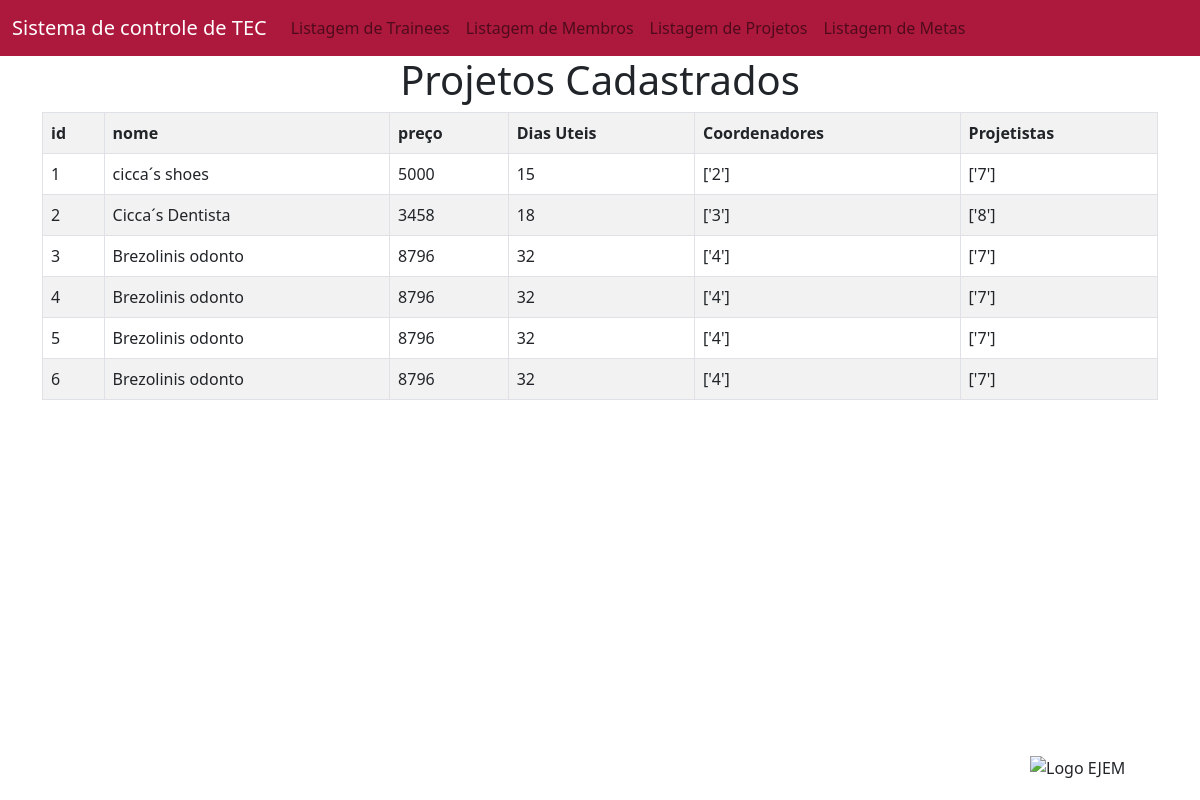
The app's page /projetos/ with its own data.
### app_Case_4/models.py (models this page shows)
class Projeto(models.Model):
    id_projeto = models.AutoField(primary_key=True)
    nome = models.TextField(max_length=255)
    preco = models.IntegerField()
    dias = models.IntegerField()
    coordenadores = models.JSONField(default=list)# precisa são
    projetistas = models.JSONField(default=list)

### app_Case_4/views.py (the view)
# urls.py: path('projetos/', views.projetos, name = 'listagem_projetos'),
def projetos(request):
    projetos = {
    'projetos': Projeto.objects.all()
    }
    return render(request, 'usuarios/projetos.html', projetos,)

### app_Case_4/templates/usuarios/projetos.html (shortened to what this page needs)
{% extends "usuarios/base.html" %}
{% block conteudo %}
<h1 class= "text-center">Projetos Cadastrados</h1>
  <body>
    <div class="container">
        <table class="table table-bordered table-striped">
            <tr>
                <th>id</th>
                <th>nome</th>
                <th>preço</th>
                <th>Dias Uteis</th>
                <th>Coordenadores</th>
                <th>Projetistas</th>
            </tr>
            {% for projeto in projetos%}
            <tr>
                <td>{{projeto.id_projeto}}</td>
                <td>{{projeto.nome}}</td>
                <td>{{projeto.preco}}</td>
                <td>{{projeto.dias}}</td>
                <td>{{projeto.coordenadores}}</td>
                <td>{{projeto.projetistas}}</td>
            </tr>
            {% endfor%}
        </table>
    </div>
    <img src="https://www.ejemackenzie.com.br/wp-content/uploads/2022/10/cropped-logovermelho.png"
     alt="Logo EJEM"
     class="logo-ejem">
{% endblock%}

### app_Case_4/templates/usuarios/projetos.html (style rules this page uses)
.logo-ejem { position: fixed; bottom: 20px; right: 20px; width: 150px; height: auto; z-index: 1000; }

### records on screen
Projeto: id_projeto "1", nome "cicca´s shoes", preco "5000", dias "15", coordenadores "['2']", projetistas "['7']"
Projeto: id_projeto "2", nome "Cicca´s Dentista", preco "3458", dias "18", coordenadores "['3']", projetistas "['8']"
Projeto: id_projeto "3", nome "Brezolinis odonto", preco "8796", dias "32", coordenadores "['4']", projetistas "['7']"
Projeto: id_projeto "4", nome "Brezolinis odonto", preco "8796", dias "32", coordenadores "['4']", projetistas "['7']"
Projeto: id_projeto "5", nome "Brezolinis odonto", preco "8796", dias "32", coordenadores "['4']", projetistas "['7']"
Projeto: id_projeto "6", nome "Brezolinis odonto", preco "8796", dias "32", coordenadores "['4']", projetistas "['7']"
